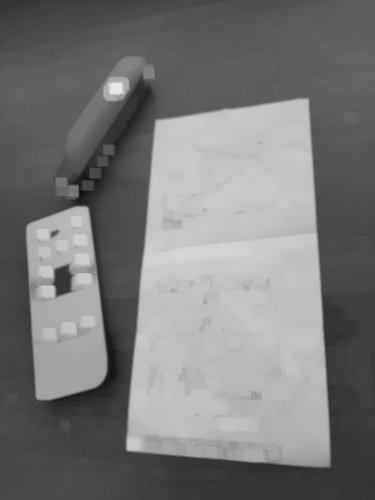
#> input picture argoslabs/ocr/preprocess/tests/02-01.03-white.jpg, 375 x 500 px; its folder holds only this picture in this run
$ python -i __init__.py   (imports and definitions only)
#> lines starting #> are read from the running program, lines starting #| are printed output that depends on the picture; after the words box and inside, x2 and y2 are one past the last pixel; in counts of white or black regions, pixels touching at a corner belong together
"""
====================================
 :mod:`argoslabs.ocr.preprocess`
====================================
.. moduleauthor:: Jerry Chae <mcchae@argos-labs.com>
.. note:: ARGOS-LABS License

Description
===========
ARGOS LABS plugin module : PreProcessing for OCR
"""
# Authors
# ===========
#
# * Jerry Chae
#
# Change Log
# --------
#
#  * [2022/05/31]
#     - starting

################################################################################
import os
import sys
import cv2
import math
import glob
import numpy as np
# import matplotlib.pyplot as plt
from skimage.filters import threshold_local
from PIL import Image
from alabs.common.util.vvargs import ModuleContext, func_log, \
    ArgsError, ArgsExit, get_icon_path


################################################################################
def get_fname(s_file, suffix=None):
    if not suffix:
        return s_file
    fn, ext = os.path.splitext(s_file)
    return fn + f'.{suffix}' + ext


################################################################################
def clean_img_files(fname):
    fn, ext = os.path.splitext(fname)
    for f in glob.glob(f'{fn}.*{ext}'):
        os.remove(f)

################################################################################
def opencv_resize(image, ratio):
    width = int(image.shape[1] * ratio)
    height = int(image.shape[0] * ratio)
    dim = (width, height)
    return cv2.resize(image, dim, interpolation = cv2.INTER_AREA)

################################################################################
# approximate the contour by a more primitive polygon shape
def approximate_contour(contour):
    peri = cv2.arcLength(contour, True)
    return cv2.approxPolyDP(contour, 0.032 * peri, True)


################################################################################
def get_receipt_contour(contours):
    # loop over the contours
    m_w = m_h = 0
    max_rec = None
    # get largest object
    for c in contours:
        approx = approximate_contour(c)
        # if our approximated contour has four points, we can assume it is receipt's rectangle
        if len(approx) >= 4:
            min_x = min_y = 1000000
            max_x = max_y = 0
            for i in range(len(approx)):
                if min_x > approx[i][0][0]:
                    min_x = approx[i][0][0]
                if max_x < approx[i][0][0]:
                    max_x = approx[i][0][0]
                if min_y > approx[i][0][1]:
                    min_y = approx[i][0][1]
                if max_y < approx[i][0][1]:
                    max_y = approx[i][0][1]
            c_w = max_x - min_x
            c_h = max_y - min_y
            if c_w > m_w or c_h > m_h:
                m_w = c_w
                m_h = c_h
                max_rec = approx
    if max_rec is None:
        raise RuntimeError(f'Cannot get receite rectangle')
    return max_rec


################################################################################
def get_distance(x1,y1,x2,y2):
    dist = math.sqrt((x2 - x1)**2 + (y2 - y1)**2)
    return int(dist)


################################################################################
def contour_to_rect(contour, resize_ratio, near_pixels=20):
    if len(contour) == 4:
        pts = np.zeros((4, 2), dtype = "int32")
        # pts = contour.reshape(4, 2)
        for i in range(4):
            pts[i][0] = contour[i][0][0]
            pts[i][1] = contour[i][0][1]
    else:
        pts = np.zeros((4, 2), dtype = "int32")
        for i in range(len(contour)):
            cx, cy = contour[i][0][0], contour[i][0][1]
            # 기존 점에서 가장 가까운 점이 있는지 확인
            nearest_ndx = last_ndx = -1
            for j in range(4):
                px, py = pts[j]
                if px == 0 and py == 0:
                    break
                last_ndx = j
                dt = get_distance(cx, cy, px, py)
                if dt * resize_ratio <= near_pixels:
                    nearest_ndx = j
                    break
            # 가장 가까운 점이 발견되면 산술평균을 내어 다시 저장
            if nearest_ndx >= 0:
                pts[nearest_ndx][0] = (pts[nearest_ndx][0] + cx) // 2
                pts[nearest_ndx][1] = (pts[nearest_ndx][1] + cy) // 2
            else:
                if last_ndx >= 3:
                    # 더 이상 넣을 pts 가 없음
                    break
                last_ndx += 1
                pts[last_ndx][0] = cx
                pts[last_ndx][1] = cy
    rect = np.zeros((4, 2), dtype = "float32")
    # top-left point has the smallest sum
    # bottom-right has the largest sum
    s = pts.sum(axis = 1)
    rect[0] = pts[np.argmin(s)]
    rect[2] = pts[np.argmax(s)]
    # compute the difference between the points:
    # the top-right will have the minumum difference
    # the bottom-left will have the maximum difference
    diff = np.diff(pts, axis = 1)
    rect[1] = pts[np.argmin(diff)]
    rect[3] = pts[np.argmax(diff)]
    return rect / resize_ratio

################################################################################
def wrap_perspective(img, rect):
    # unpack rectangle points: top left, top right, bottom right, bottom left
    (tl, tr, br, bl) = rect
    # compute the width of the new image
    widthA = np.sqrt(((br[0] - bl[0]) ** 2) + ((br[1] - bl[1]) ** 2))
    widthB = np.sqrt(((tr[0] - tl[0]) ** 2) + ((tr[1] - tl[1]) ** 2))
    # compute the height of the new image
    heightA = np.sqrt(((tr[0] - br[0]) ** 2) + ((tr[1] - br[1]) ** 2))
    heightB = np.sqrt(((tl[0] - bl[0]) ** 2) + ((tl[1] - bl[1]) ** 2))
    # take the maximum of the width and height values to reach
    # our final dimensions
    maxWidth = max(int(widthA), int(widthB))
    maxHeight = max(int(heightA), int(heightB))
    # destination points which will be used to map the screen to a "scanned" view
    dst = np.array([
        [0, 0],
        [maxWidth - 1, 0],
        [maxWidth - 1, maxHeight - 1],
        [0, maxHeight - 1]], dtype = "float32")
    # calculate the perspective transform matrix
    M = cv2.getPerspectiveTransform(rect, dst)
    # warp the perspective to grab the screen
    return cv2.warpPerspective(img, M, (maxWidth, maxHeight))


################################################################################
def bw_scanner(image):
    gray = cv2.cvtColor(image, cv2.COLOR_BGR2GRAY)
    T = threshold_local(gray, 21, offset = 5, method = "gaussian")
    return (gray > T).astype("uint8") * 255


################################################################################
def do_preprocess(s_file, result_file=None, save_temp=True):
#> called with s_file = 'tests/02-01.03-white.jpg', save_temp = True
    if not os.path.exists(s_file):
        raise IOError(f'Cannot read image file "{s_file}"')
    clean_img_files(s_file)
    image = cv2.imread(s_file)
#> image is the input picture: shape (500, 375, 3); min 12, max 233, mean 120.9
    # Downscale image as finding receipt contour is more efficient on a small image
    resize_ratio = 500 / image.shape[0]
#> resize_ratio = 1
    original = image.copy()
    image = opencv_resize(image, resize_ratio)

    # Convert to grayscale for further processing
    gray = cv2.cvtColor(image, cv2.COLOR_BGR2GRAY)
    if save_temp:
        cv2.imwrite(get_fname(s_file, '01-gray'), gray)

    # Get rid of noise with Gaussian Blur filter
    blurred = cv2.GaussianBlur(gray, (5, 5), 0)
    if save_temp:
        cv2.imwrite(get_fname(s_file, '02-blurred'), blurred)

    # Detect white regions
    rectKernel = cv2.getStructuringElement(cv2.MORPH_RECT, (9, 9))
    dilated = cv2.dilate(blurred, rectKernel)
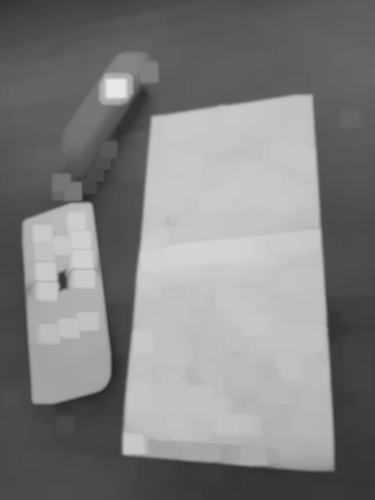
#> dilated: shape (500, 375); min 36, max 232, mean 128.5
    if save_temp:
        cv2.imwrite(get_fname(s_file, '03-white'), dilated)

    edged = cv2.Canny(dilated, 100, 200, apertureSize=3)
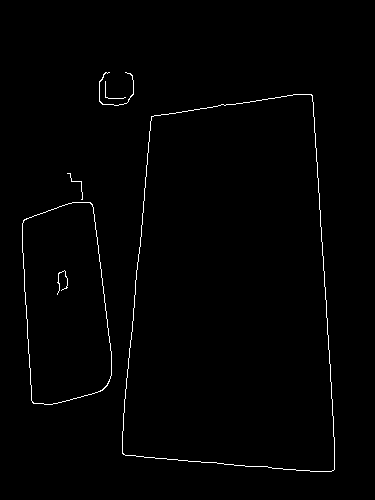
#> edged: shape (500, 375); 0.99% white in thin lines or dots, all inside (x1, y1, x2, y2) = (22, 72, 335, 472)
    if save_temp:
        cv2.imwrite(get_fname(s_file, '04-edged'), edged)

    # Detect all contours in Canny-edged image
    contours, hierarchy = cv2.findContours(edged, cv2.RETR_TREE, cv2.CHAIN_APPROX_SIMPLE)
#> contours = 8 contours, 4 with area under 20; largest, box (x1, y1, x2, y2) and area: (122, 94, 335, 472) 67802, (122, 94, 335, 472) 67798, (22, 202, 112, 405) 14802, (22, 202, 112, 405) 14786
    image_with_contours = cv2.drawContours(image.copy(), contours, -1, (0,255,0), 3)
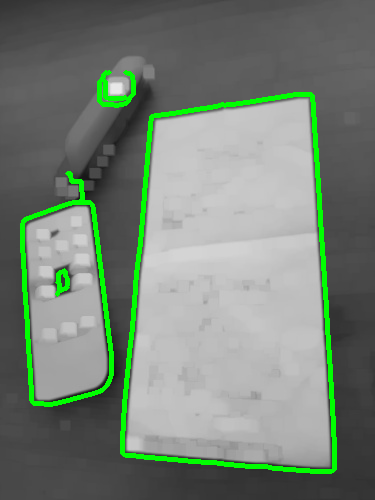
#> image_with_contours: shape (500, 375, 3); mean B, G, R 117.6, 129.9, 117.6
    if save_temp:
        cv2.imwrite(get_fname(s_file, '05-contours'), image_with_contours)

    # Get 10 largest contours
    largest_contours = sorted(contours, key = cv2.contourArea, reverse = True)[:10]
#> largest_contours has the same summary as contours
    image_with_largest_contours = cv2.drawContours(image.copy(), largest_contours, -1, (0,255,0), 3)
    if save_temp:
        cv2.imwrite(get_fname(s_file, '06-10large-countours'), image_with_largest_contours)


    # get_receipt_contour(largest_contours)
    receipt_contour = get_receipt_contour(largest_contours)
#> the loop in get_receipt_contour, `for c in contours:` made 8 passes
#> (peri in approximate_contour, c_w, c_h, m_w, m_h, max_rec) on pass 1: (1123.8, 211, 375, 211, 375, [[311, 94], [151, 116], [123, 454], [334, 469]])
#> (peri in approximate_contour, approx, c_w, c_h) on passes 2, 3, 4, 8: (1122, [[310, 94], [334, 469], [125, 455], [151, 117]], 209, 375), (538.1, [[90, 202], [22, 223], [33, 403], [111, 375]], 89, 201), (535.7, [[89, 202], [111, 375], [34, 403], [22, 223]], 89, 201), (73.07, [[105, 81], [105, 97], [125, 97], [106, 97]], 20, 16)
#> after the loop in get_receipt_contour, `for c in contours:`: m_h = 375; m_w = 211
#> receipt_contour = [[311, 94], [151, 116], [123, 454], [334, 469]]
    image_with_receipt_contour = cv2.drawContours(image.copy(), [receipt_contour], -1, (0, 255, 0), 2)
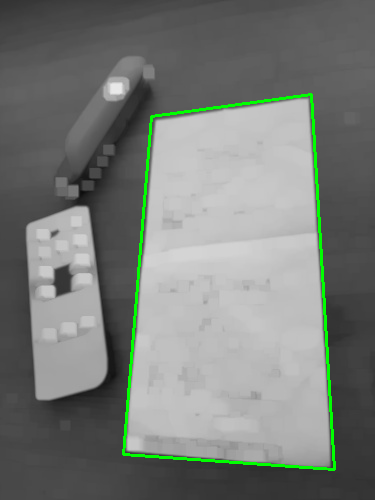
#> image_with_receipt_contour: shape (500, 375, 3); mean B, G, R 119.6, 124, 119.6
    if save_temp:
        cv2.imwrite(get_fname(s_file, '07-receit-contour'), image_with_receipt_contour)

    scanned = wrap_perspective(original.copy(), contour_to_rect(receipt_contour, resize_ratio))
#> in contour_to_rect, `s = pts.sum(axis = 1)`: s = [405, 267, 577, 803]
#> in contour_to_rect, `diff = np.diff(pts, axis = 1)`: diff = [-217, -35, 331, 135]
#> in wrap_perspective, `(tl, tr, br, bl) = rect`: tl = [151, 116]; tr = [311, 94]; br = [334, 469]; bl = [123, 454]
#> in wrap_perspective, `widthA = np.sqrt(((br[0] - bl[0]) ** 2) + ((br[1] - bl[1]) ** 2))`: widthA = 211.5
#> in wrap_perspective, `widthB = np.sqrt(((tr[0] - tl[0]) ** 2) + ((tr[1] - tl[1]) ** 2))`: widthB = 161.5
#> in wrap_perspective, `heightA = np.sqrt(((tr[0] - br[0]) ** 2) + ((tr[1] - br[1]) ** 2))`: heightA = 375.7
#> in wrap_perspective, `heightB = np.sqrt(((tl[0] - bl[0]) ** 2) + ((tl[1] - bl[1]) ** 2))`: heightB = 339.2
#> in wrap_perspective, `maxWidth = max(int(widthA), int(widthB))`: maxWidth = 211
#> in wrap_perspective, `maxHeight = max(int(heightA), int(heightB))`: maxHeight = 375
#> in wrap_perspective, `dst = np.array([ [0, 0], [maxWidth - 1, 0], [maxWidth - 1, maxHeight -..`: dst = [[0, 0], [210, 0], [210, 374], [0, 374]]
#> in wrap_perspective, `M = cv2.getPerspectiveTransform(rect, dst)`: M = [[1.88, 0.155, -301.5], [0.258, 1.88, -256.6], [0.000959, 0.00123, 1]]
#> in wrap_perspective, `return cv2.warpPerspective(img, M, (maxWidth, maxHeight))`:
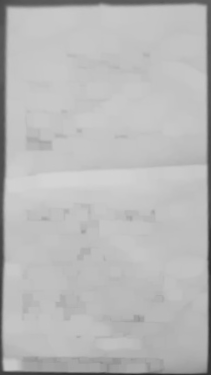
#> returned value: shape (375, 211, 3); min 46, max 213, mean 184.9
    # plt.figure(figsize=(16,10))
    # plt.imshow(scanned)

    result = bw_scanner(scanned)
#> in bw_scanner, `T = threshold_local(gray, 21, offset = 5, method = "gaussian")`:
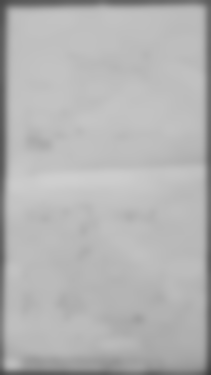
#> T: shape (375, 211) float64; min 61.51, max 206.7, mean 179.9
#> in bw_scanner, `return (gray > T).astype("uint8") * 255`:
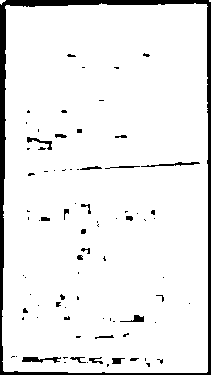
#> returned value: shape (375, 211); 92.8% white; 83 black regions (59 under 20 px), largest, box (x1, y1, x2, y2) and area: (0, 0, 211, 375) 4313, (22, 357, 61, 363) 139, (141, 162, 200, 167) 113
    t_file = result_file if result_file else get_fname(s_file, 'result')
    cv2.imwrite(t_file, result)
    print(os.path.abspath(t_file), end='')


################################################################################
# [72 lines left out: functions do_pp, _main, main, not called in this run]

>>> result = do_preprocess('tests/02-01.03-white.jpg')
